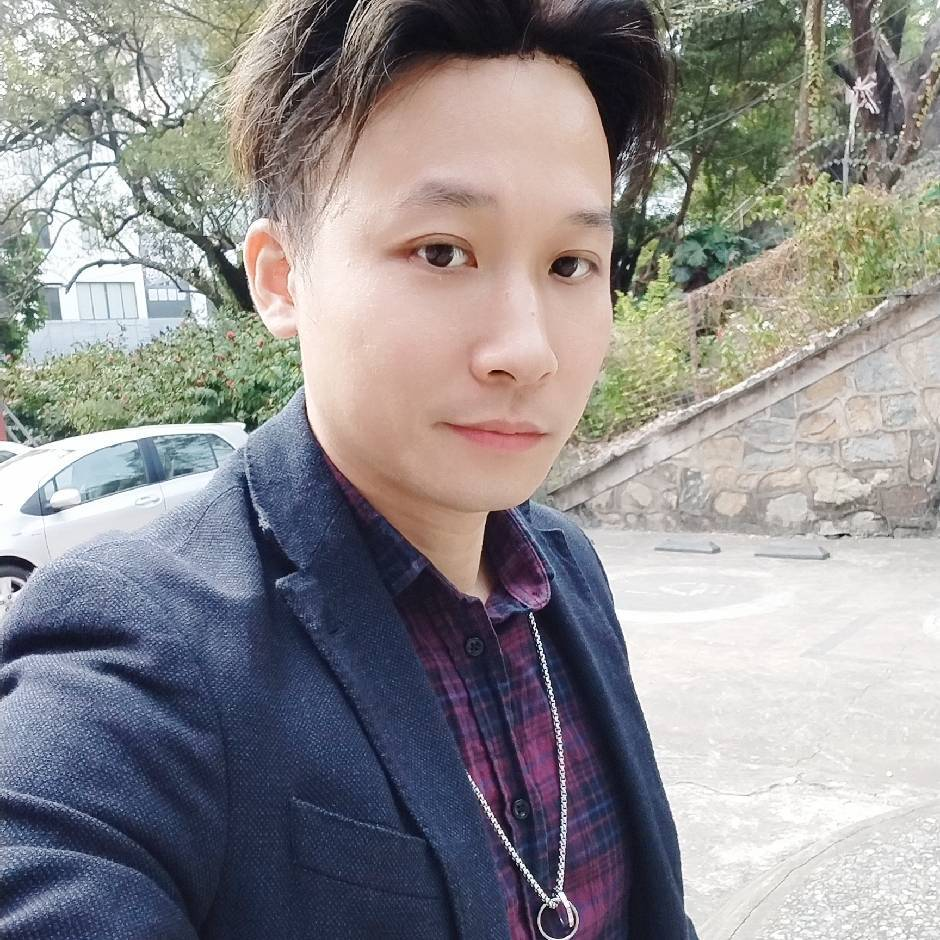
#> input picture AICreate3DFaceInUE/Temp/input.jpg, 940 x 940 px
$ python -i cartoon_filter.py   (imports and definitions only)
#> lines starting #> are read from the running program, lines starting #| are printed output that depends on the picture; after the words box and inside, x2 and y2 are one past the last pixel; in counts of white or black regions, pixels touching at a corner belong together
#> further down, picture is the input picture: shape (940, 940, 3); mean B, G, R 142.2, 140.5, 143
import cv2
import numpy as np

def cartoonify(img):
    # 转换为灰度图
    gray = cv2.cvtColor(img, cv2.COLOR_BGR2GRAY)
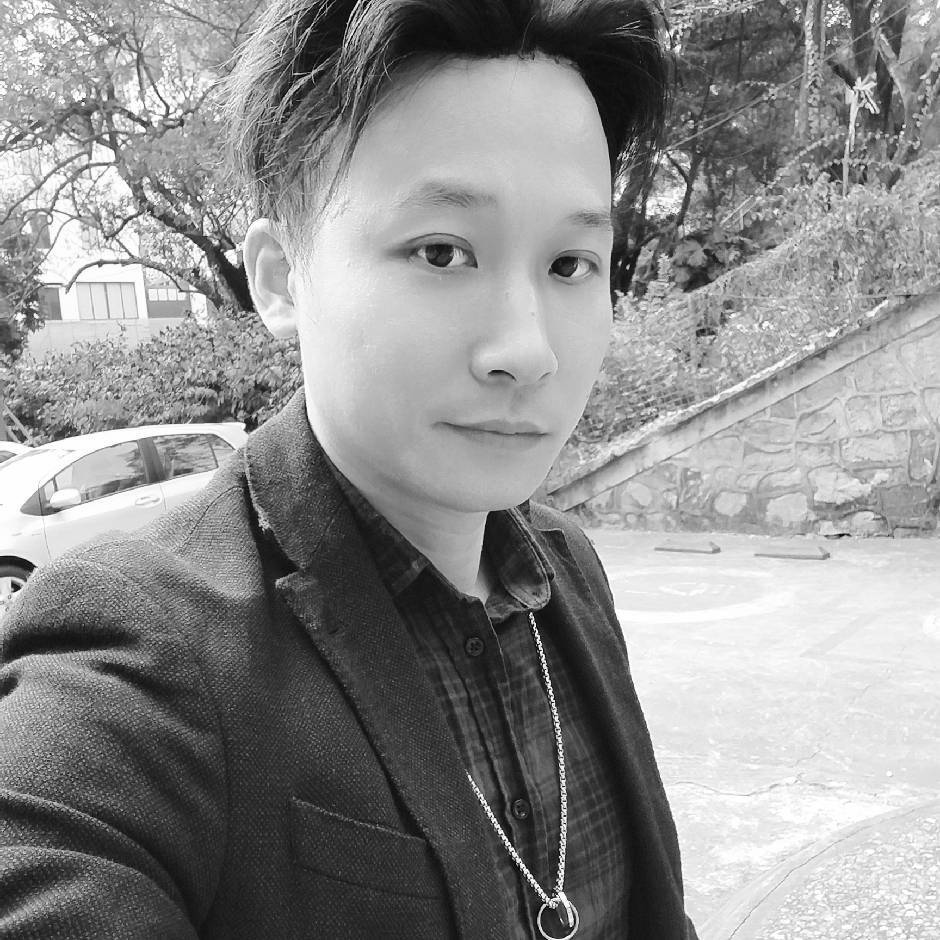
#> gray: shape (940, 940); min 0, max 255, mean 141.4

    # 应用中值模糊减少噪点
    gray = cv2.medianBlur(gray, 7)
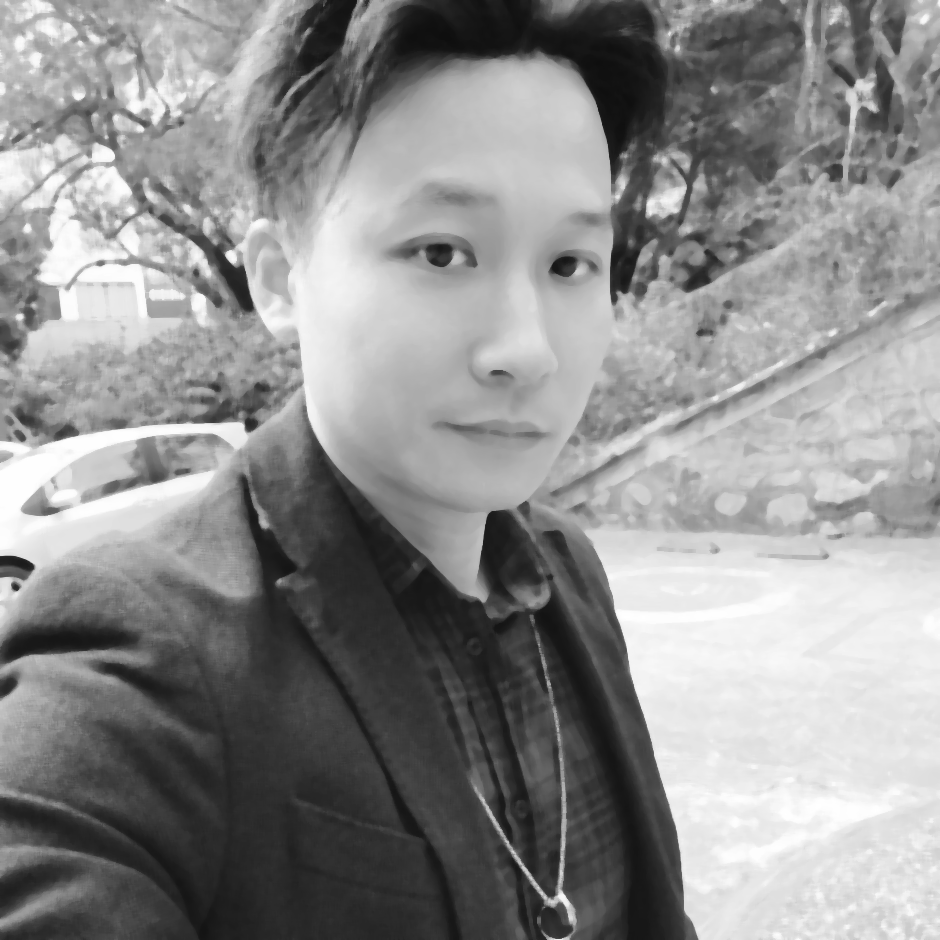
#> gray: shape (940, 940); min 14, max 255, mean 141.1

    # 边缘检测
    edges = cv2.adaptiveThreshold(
        gray, 255,
        cv2.ADAPTIVE_THRESH_MEAN_C,
        cv2.THRESH_BINARY,
        blockSize=9,
        C=7
    )
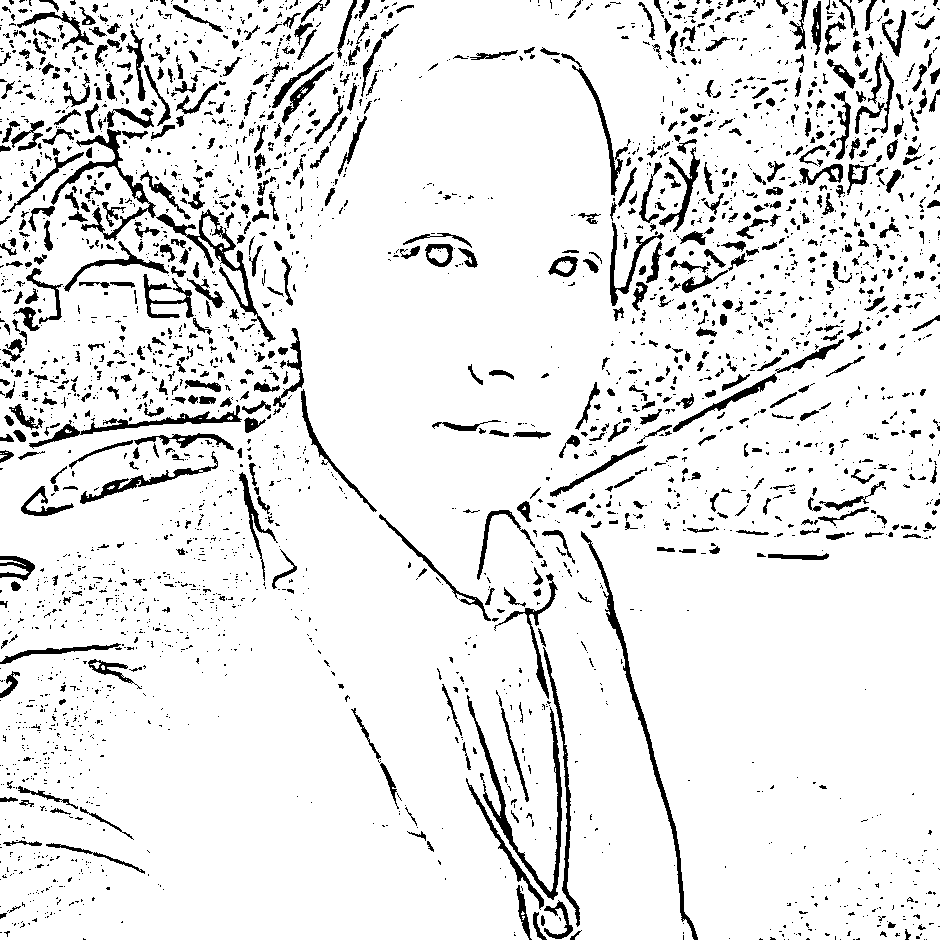
#> edges: shape (940, 940); 90.7% white; 3099 black regions (2367 under 20 px), largest, box (x1, y1, x2, y2) and area: (467, 695, 562, 900) 2044, (581, 531, 698, 940) 1987, (156, 209, 276, 342) 1742

    # 颜色量化
    img_quantized = img.copy()
    for _ in range(2):
        img_quantized = cv2.bilateralFilter(img_quantized, 9, 75, 75)

    # 合并边缘和颜色
    cartoon = cv2.bitwise_and(img_quantized, img_quantized, mask=edges)
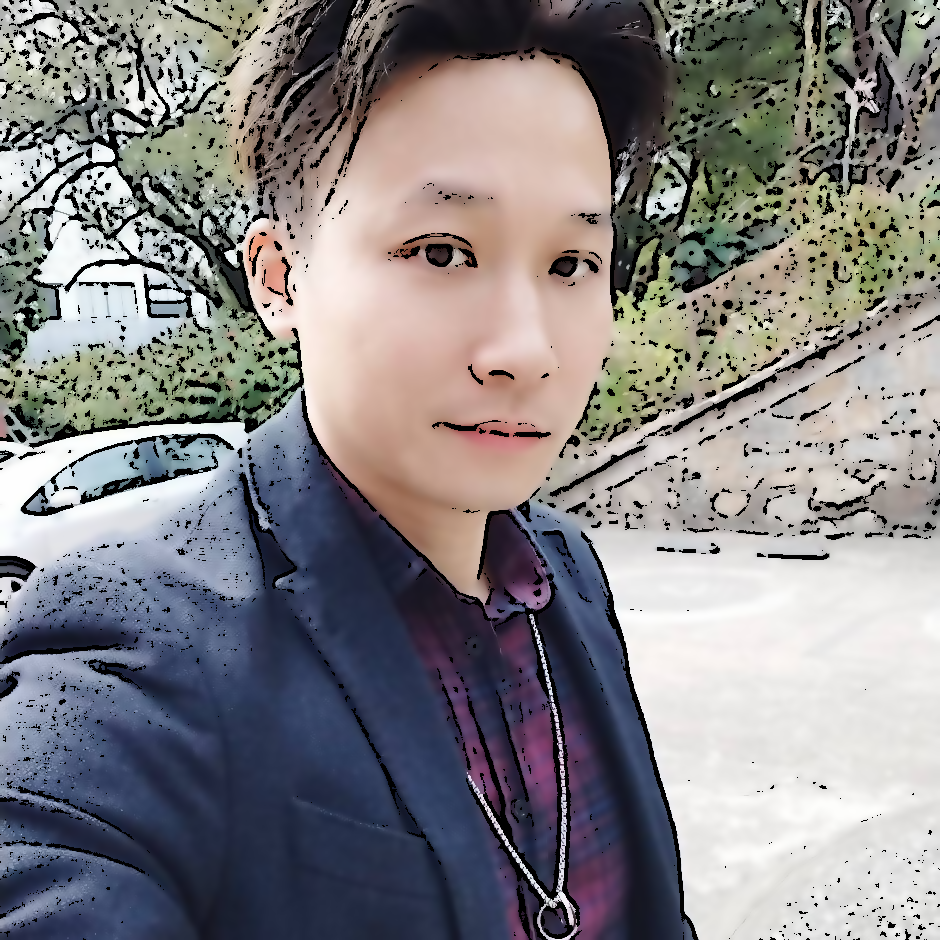
#> cartoon: shape (940, 940, 3); mean B, G, R 131.9, 129.9, 132.5

    # 增强颜色
    cartoon = cv2.stylization(cartoon, sigma_s=100, sigma_r=0.3)
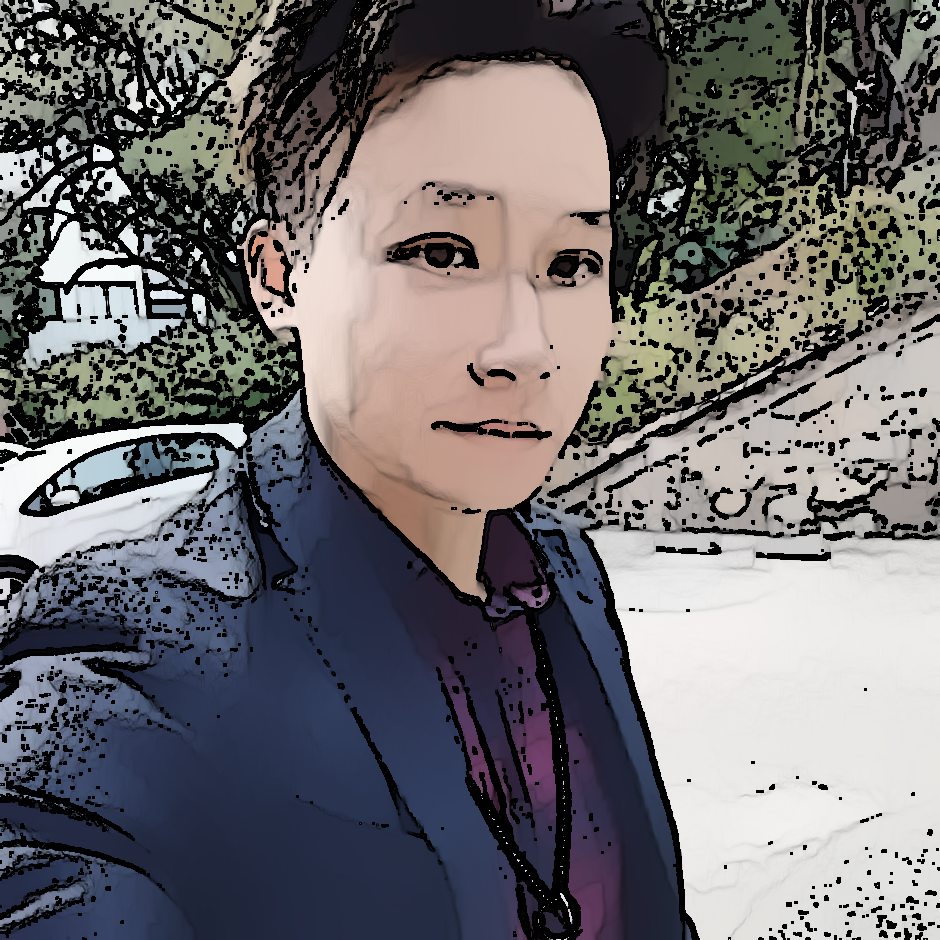
#> cartoon: shape (940, 940, 3); mean B, G, R 108.8, 106.5, 109.1

    return cartoon

>>> import cv2
>>> picture = cv2.imread('../../../Temp/input.jpg')
>>> result = cartoonify(picture)
